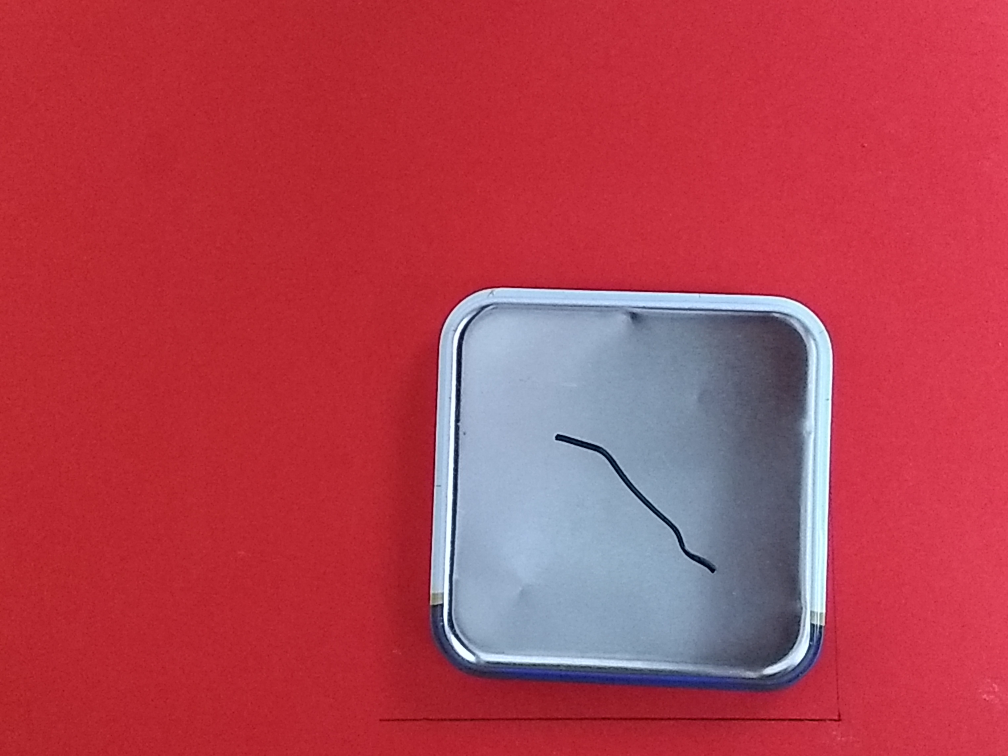
#> input picture Imageset/IMG_20180402_102922725.jpg, 4032 x 3024 px, found by its file name (shown at 1/4 size)
$ jupyter execute scratchdetector_jupyter.ipynb   (older library calls are emulated)
#> lines starting #> are read from the running program, lines starting #| are printed output that depends on the picture; after the words box and inside, x2 and y2 are one past the last pixel; in counts of white or black regions, pixels touching at a corner belong together
[cell 1]
import cv2
import numpy as np
import imutils
from matplotlib import pyplot as plt

scale_factor = 4
threshold_canny = 0.95
img = cv2.imread(r'S:\Imageprocessing\Audi-task\Imageset\IMG_20180402_102922725.jpg',1)
#> img is the input picture: shape (3024, 4032, 3); mean B, G, R 80.3, 64.6, 179.5
img_copy = img.copy()
img_small = cv2.resize(img_copy, (
            img_copy.shape[1] // scale_factor, img_copy.shape[0] // scale_factor))
b,g,r = cv2.split(img_small)       # get b,g,r
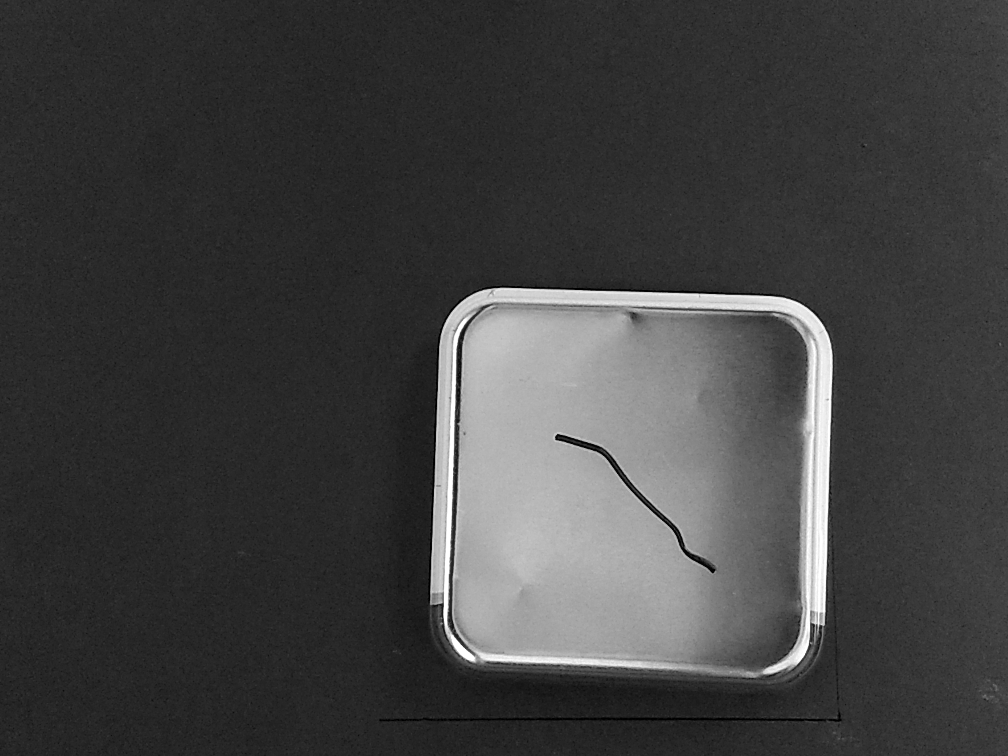
#> g: shape (756, 1008); min 0, max 255, mean 64.8
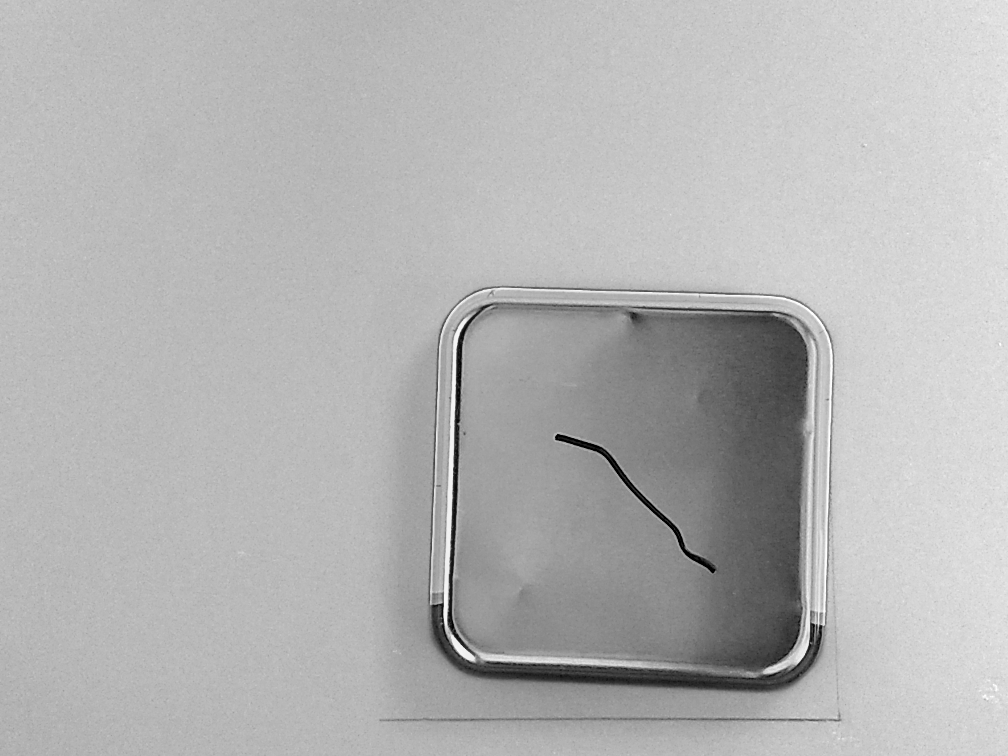
#> r: shape (756, 1008); min 0, max 255, mean 179.7
rgb_img = cv2.merge([r,g,b])     # switch it to rgb
plt.imshow(rgb_img)

plt.show()

[cell 2]
gray = cv2.cvtColor(img_small, cv2.COLOR_BGR2GRAY)
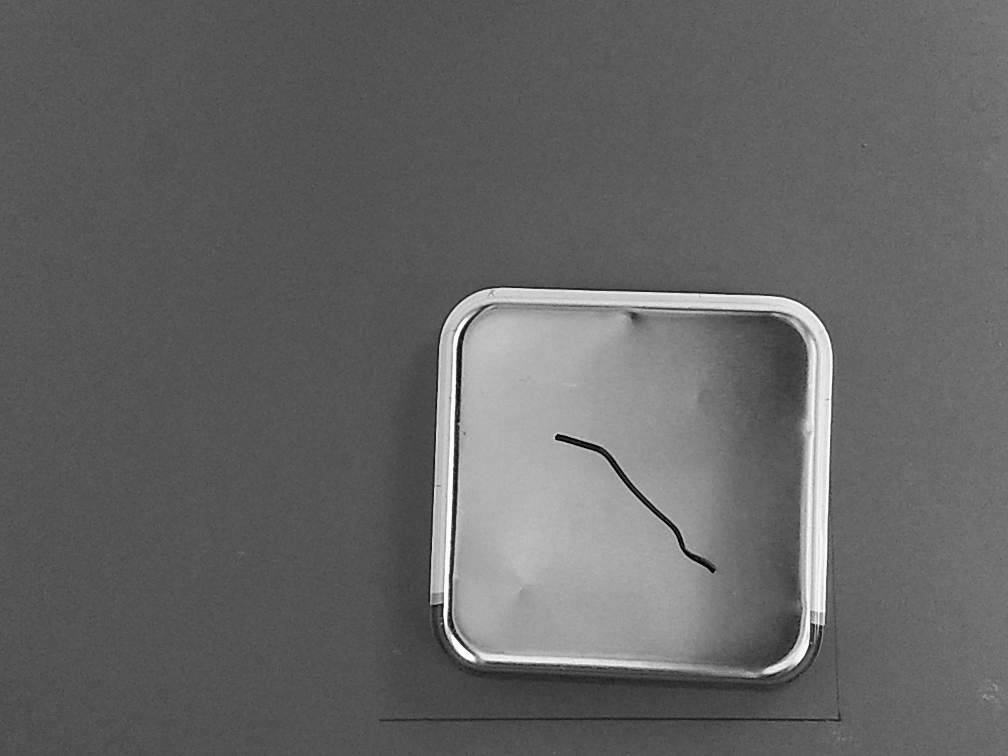
#> gray: shape (756, 1008); min 4, max 254, mean 100.9
plt.imshow(gray, cmap='gray')
plt.show()

[cell 3]
blur=cv2.GaussianBlur(gray,(17,17),0)

plt.imshow(blur, cmap='gray')
plt.show()

[cell 4]
edge = cv2.Canny(blur, 0,100)
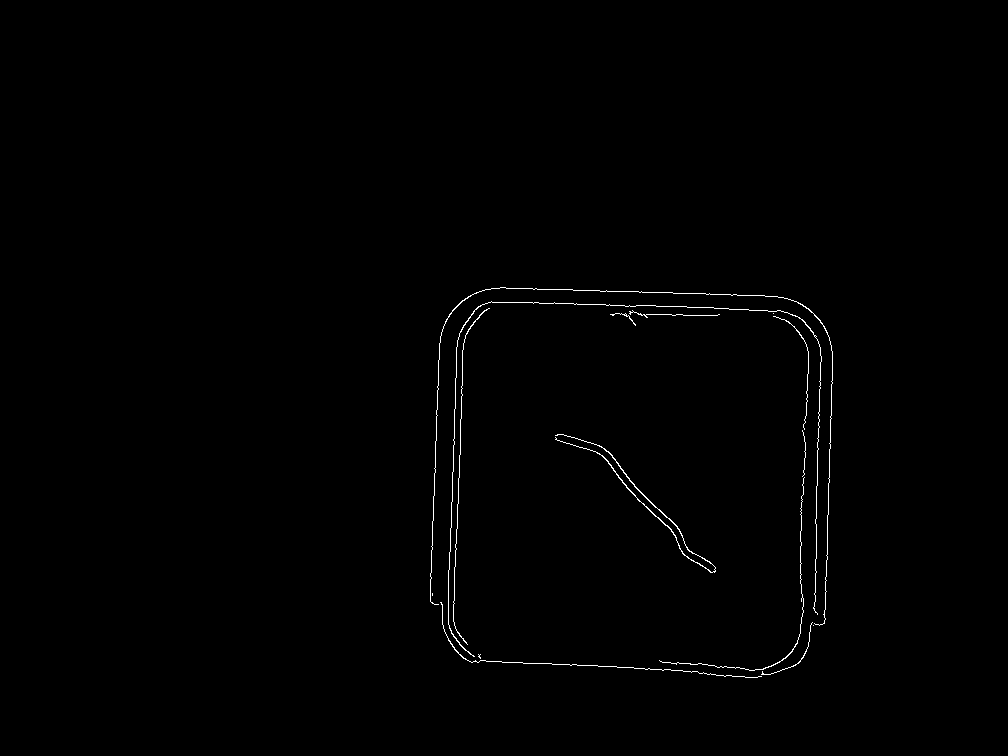
#> edge: shape (756, 1008); 0.54% white in thin lines or dots, all inside (x1, y1, x2, y2) = (430, 287, 833, 678)
plt.imshow(edge, cmap='gray')
plt.show()

[cell 5]
kernel = np.ones((15,15), np.uint8)
close = cv2.morphologyEx(edge, cv2.MORPH_CLOSE, kernel)
#> close: shape (756, 1008); 2.9% white; 2 white regions, box (x1, y1, x2, y2) and area: (430, 287, 833, 678) 20558, (555, 434, 716, 573) 1720
kernel = np.ones((2,2), np.uint8)
opens=cv2.morphologyEx(close,cv2.MORPH_OPEN,kernel)
#> opens: shape (756, 1008); 2.9% white; 7 white regions (5 under 20 px)

plt.imshow(close, cmap='gray')
plt.show()

[cell 6]
cnts = cv2.findContours(close, cv2.RETR_LIST, cv2.CHAIN_APPROX_SIMPLE)
#> cnts = 4 contours; box (x1, y1, x2, y2) and area: (430, 287, 833, 678) 144689, (453, 302, 809, 670) 120996, (431, 331, 458, 603) 4798, (555, 434, 716, 573) 1535
cnts = cnts[0] if imutils.is_cv2() else cnts[1]

# print(len(cnts))

cntrarea=[]

for i in cnts:
    cntrarea.append(cv2.contourArea(i))
#> this loop made 4 passes
#> after the loop, cntrarea = [1535, 4798, 120995.5, 144689]

# print(cntrarea)
pos= cntrarea.index(max(cntrarea))
#> pos = 3
x, y, w, h = cv2.boundingRect(cnts[pos])
#> x = 430; y = 287; w = 403; h = 391
cv2.rectangle(img_small, (x, y), (x + w, y + h), (255, 255, 0), 2)
#> img_small: shape (756, 1008, 3); mean B, G, R 81.5, 66.1, 178.7

plt.imshow(img_small, cmap='gray')
plt.show()

[cell 7]
roi=img_small[y+60:y+h-60,x+60:x+w-60]
plt.imshow(roi, cmap='gray')
plt.show()

[cell 8]
gray = cv2.cvtColor(roi, cv2.COLOR_BGR2GRAY)
#> gray: shape (271, 283)
blur=cv2.GaussianBlur(gray,(17,17),0)
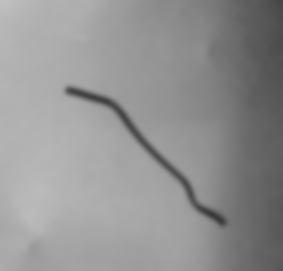
#> blur: shape (271, 283); min 57, max 192, mean 146.6
edge = cv2.Canny(blur, 0,100)
#> edge: shape (271, 283); 0.7% white in thin lines or dots, all inside (x1, y1, x2, y2) = (65, 87, 226, 226)
kernel = np.ones((15,15), np.uint8)
close = cv2.morphologyEx(edge, cv2.MORPH_CLOSE, kernel)
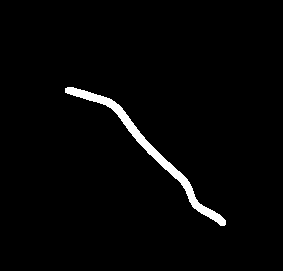
#> close: shape (271, 283); 2.2% white; 1 white region
kernel = np.ones((5,5), np.uint8)
opens=cv2.morphologyEx(close,cv2.MORPH_OPEN,kernel)

plt.imshow(close, cmap='gray')
plt.show()

[cell 9]
cnts = cv2.findContours(close, cv2.RETR_EXTERNAL, cv2.CHAIN_APPROX_SIMPLE)
#> cnts = 1 contour; box (x1, y1, x2, y2) and area: (65, 87, 226, 226) 1535
cnts = cnts[0] if imutils.is_cv2() else cnts[1]

# print(len(cnts))
cntrarea=[]

for i in cnts:
    cntrarea.append(cv2.contourArea(i))
    a, b, wd, ht = cv2.boundingRect(i)
    cv2.rectangle(roi, (a, b), (a + wd, b + ht), (255, 255, 0), 2)
    cv2.rectangle(img_small, (x+60+a, y+60+b), (x + 60+a+wd, y +60+b+ht), (255, 0, 0), 2)
#> this loop made 1 pass
#> (a, b, wd, ht) on pass 1: (65, 87, 161, 139)
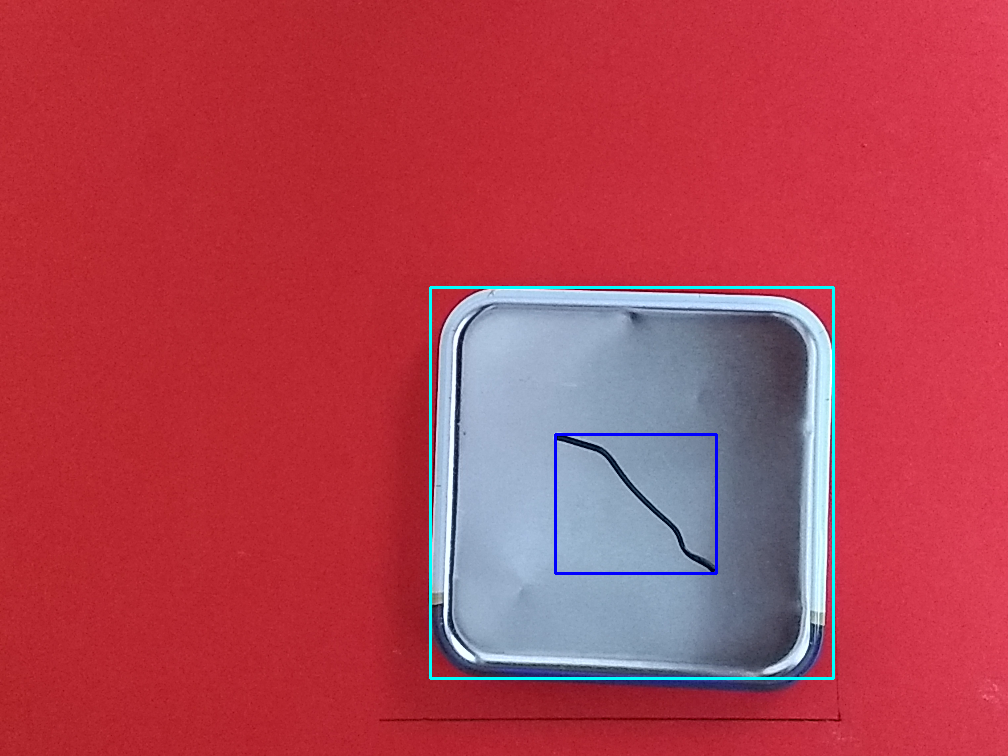
#> img_small: shape (756, 1008, 3); mean B, G, R 81.7, 65.7, 178.4
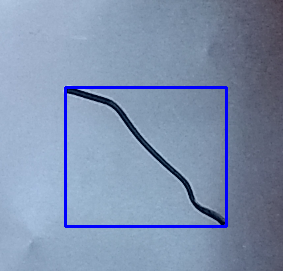
#> roi: shape (271, 283, 3); mean B, G, R 174.8, 145.6, 128.2
#> after the loop, cntrarea = [1535]
# print(cntrarea)


# cv2.imshow('edited roi',roi)
plt.imshow(img_small, cmap='gray')
plt.show()
print('scratches identified', len(cnts))
#| scratches identified 1

$ run again, with Imageset/IMG_20180402_102813423.jpg copied over Imageset/IMG_20180402_102922725.jpg
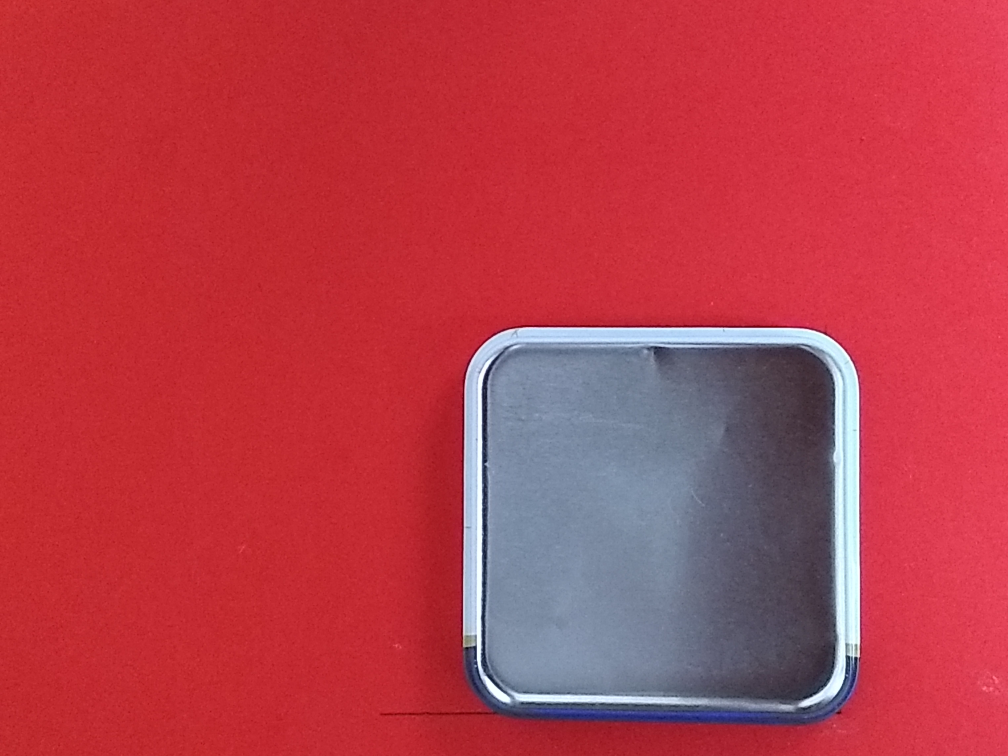
#> input picture Imageset/IMG_20180402_102813423.jpg, 4032 x 3024 px, found by its file name (shown at 1/4 size)
#> img is the input picture: shape (3024, 4032, 3); mean B, G, R 74.8, 61.5, 183.1
#> `edge = cv2.Canny(blur, 0,100)`:
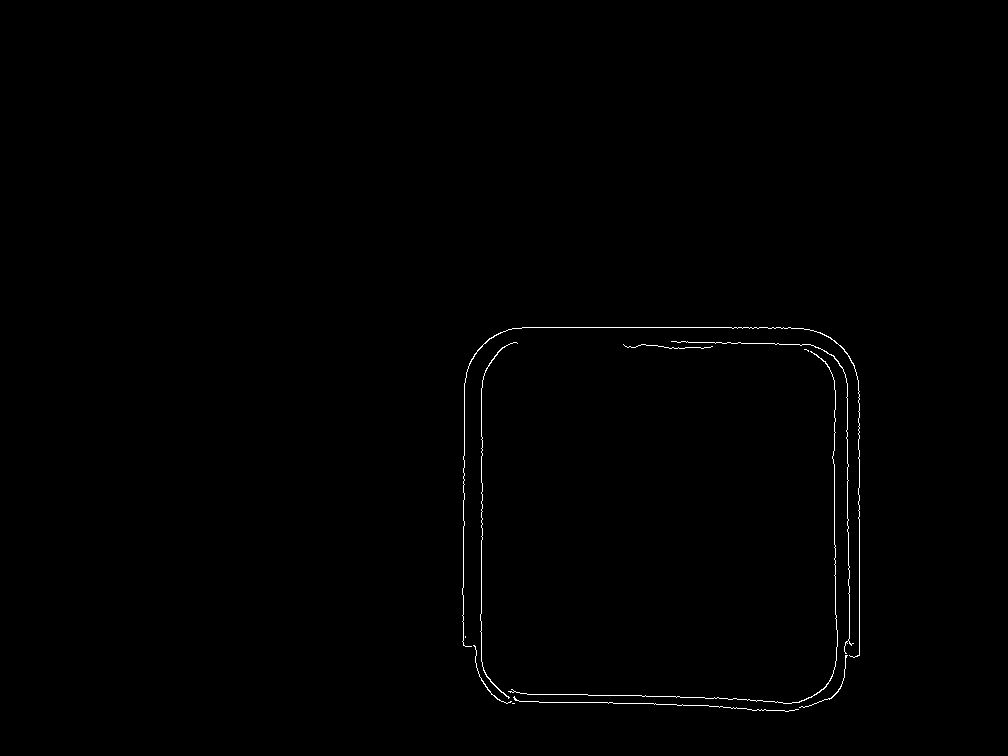
#> edge: shape (756, 1008); 0.42% white in thin lines or dots, all inside (x1, y1, x2, y2) = (462, 327, 860, 712)
#> close: shape (756, 1008); 2.2% white; 1 white region, box (x1, y1, x2, y2) and area: (462, 327, 860, 712) 16808
#> opens: shape (756, 1008); 2.1% white; 11 white regions (4 under 20 px)
#> `cnts = cv2.findContours(close, cv2.RETR_LIST, cv2.CHAIN_APPROX_SIMPLE)`: cnts = 4 contours; box (x1, y1, x2, y2) and area: (462, 327, 860, 712) 145586, (481, 327, 838, 703) 125506, (463, 371, 483, 637) 4610, (778, 328, 805, 345) 414
#> the loop `for i in cnts:` made 4 passes
#> after the loop `for i in cnts:`: cntrarea = [4610.5, 414, 125505.5, 145586.5]
#> pos = 3
#> x = 462; y = 327; w = 398; h = 385
#> `gray = cv2.cvtColor(roi, cv2.COLOR_BGR2GRAY)`:
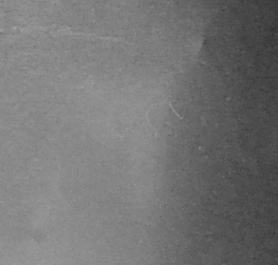
#> gray: shape (265, 278); min 45, max 164, mean 116.5
#> `cnts = cv2.findContours(close, cv2.RETR_EXTERNAL, cv2.CHAIN_APPROX_SIM..`: cnts = 0 contours
#> `cnts = cnts[0] if imutils.is_cv2() else cnts[1]`: cnts = []
#| scratches identified 0

$ run again, with Imageset/IMG_20180402_102818858.jpg copied over Imageset/IMG_20180402_102922725.jpg
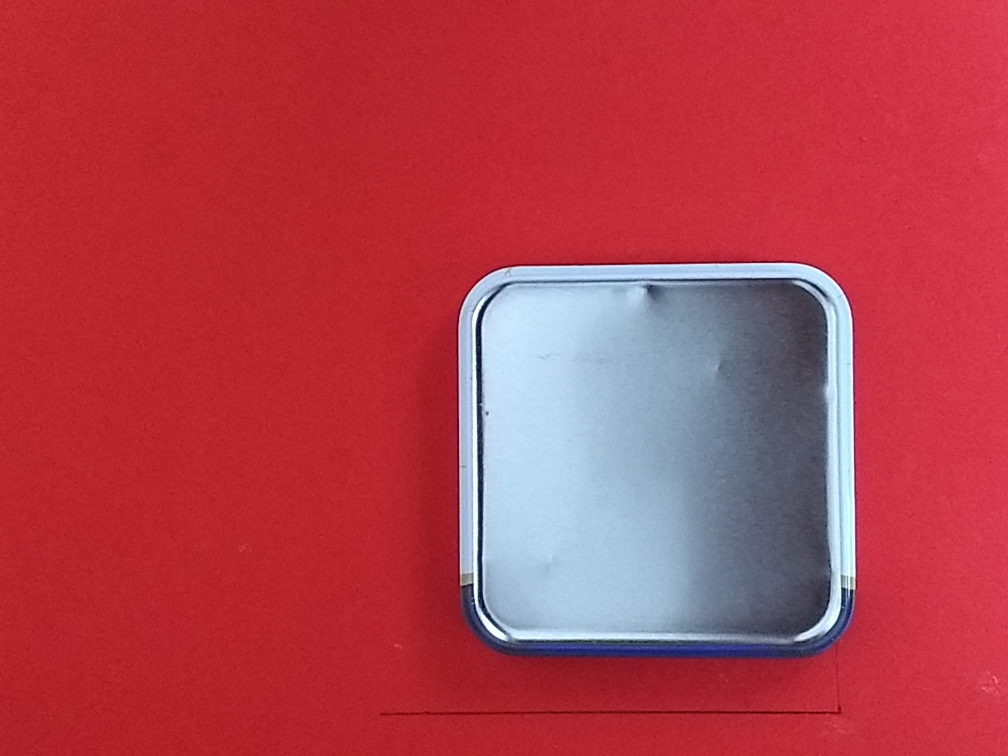
#> input picture Imageset/IMG_20180402_102818858.jpg, 4032 x 3024 px, found by its file name (shown at 1/4 size)
#> img is the input picture: shape (3024, 4032, 3); mean B, G, R 77.3, 64, 178.2
#> `edge = cv2.Canny(blur, 0,100)`:
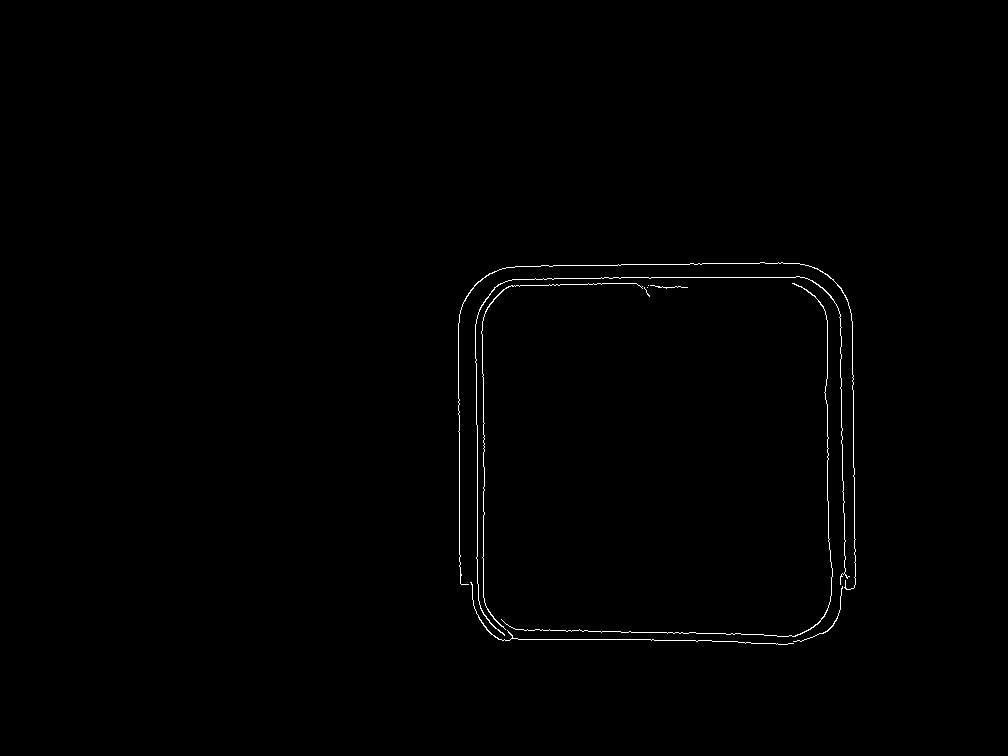
#> edge: shape (756, 1008); 0.5% white in thin lines or dots, all inside (x1, y1, x2, y2) = (458, 262, 856, 645)
#> close: shape (756, 1008); 2.9% white; 1 white region, box (x1, y1, x2, y2) and area: (458, 262, 856, 645) 22141
#> opens: shape (756, 1008); 2.9% white; 3 white regions
#> `cnts = cv2.findContours(close, cv2.RETR_LIST, cv2.CHAIN_APPROX_SIMPLE)`: cnts = 4 contours; box (x1, y1, x2, y2) and area: (458, 262, 856, 645) 144636, (482, 277, 832, 636) 119035, (458, 313, 478, 583) 4717, (828, 512, 845, 540) 430
#> the loop `for i in cnts:` made 4 passes
#> after the loop `for i in cnts:`: cntrarea = [430, 4717, 119035, 144635.5]
#> pos = 3
#> x = 458; y = 262; w = 398; h = 383
#> `gray = cv2.cvtColor(roi, cv2.COLOR_BGR2GRAY)`:
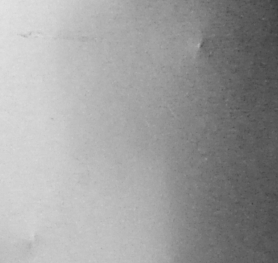
#> gray: shape (263, 278); min 60, max 227, mean 157.5
#> `cnts = cv2.findContours(close, cv2.RETR_EXTERNAL, cv2.CHAIN_APPROX_SIM..`: cnts = 0 contours
#> `cnts = cnts[0] if imutils.is_cv2() else cnts[1]`: cnts = []
#| scratches identified 0
